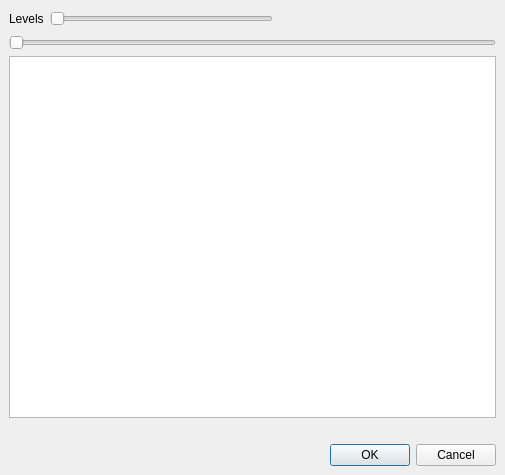
<?xml version="1.0" encoding="UTF-8"?>
<ui version="4.0">
 <class>artPosterizeDialog</class>
 <widget class="QDialog" name="artPosterizeDialog">
  <property name="geometry">
   <rect>
    <x>0</x>
    <y>0</y>
    <width>505</width>
    <height>475</height>
   </rect>
  </property>
  <property name="windowTitle">
   <string>Posterize</string>
  </property>
  <layout class="QGridLayout">
   <property name="leftMargin">
    <number>9</number>
   </property>
   <property name="topMargin">
    <number>9</number>
   </property>
   <property name="rightMargin">
    <number>9</number>
   </property>
   <property name="bottomMargin">
    <number>9</number>
   </property>
   <property name="spacing">
    <number>6</number>
   </property>
   <item row="5" column="0" colspan="4">
    <widget class="ADM_QSlider" name="horizontalSlider">
     <property name="orientation">
      <enum>Qt::Horizontal</enum>
     </property>
    </widget>
   </item>
   <item row="7" column="3">
    <spacer>
     <property name="orientation">
      <enum>Qt::Vertical</enum>
     </property>
     <property name="sizeType">
      <enum>QSizePolicy::Fixed</enum>
     </property>
     <property name="sizeHint" stdset="0">
      <size>
       <width>20</width>
       <height>20</height>
      </size>
     </property>
    </spacer>
   </item>
   <item row="6" column="0" colspan="4">
    <widget class="QGraphicsView" name="graphicsView"/>
   </item>
   <item row="8" column="0" colspan="4">
    <widget class="QDialogButtonBox" name="buttonBox">
     <property name="orientation">
      <enum>Qt::Horizontal</enum>
     </property>
     <property name="standardButtons">
      <set>QDialogButtonBox::Cancel|QDialogButtonBox::Ok</set>
     </property>
    </widget>
   </item>
   <item row="4" column="0">
    <layout class="QHBoxLayout" name="toolboxLayout"/>
   </item>
   <item row="2" column="0" rowspan="2" colspan="4">
    <layout class="QGridLayout" name="gridLayout">
     <item row="0" column="0">
      <widget class="QLabel" name="label">
       <property name="text">
        <string>Levels</string>
       </property>
      </widget>
     </item>
     <item row="0" column="2">
      <spacer>
       <property name="orientation">
        <enum>Qt::Horizontal</enum>
       </property>
       <property name="sizeHint" stdset="0">
        <size>
         <width>40</width>
         <height>20</height>
        </size>
       </property>
      </spacer>
     </item>
     <item row="0" column="1">
      <widget class="ADM_SliderIndicator" name="horizontalSliderLevels">
       <property name="minimum">
        <number>2</number>
       </property>
       <property name="maximum">
        <number>64</number>
       </property>
       <property name="pageStep">
        <number>20</number>
       </property>
       <property name="orientation">
        <enum>Qt::Horizontal</enum>
       </property>
      </widget>
     </item>
    </layout>
   </item>
  </layout>
 </widget>
 <customwidgets>
  <customwidget>
   <class>ADM_QSlider</class>
   <extends>QSlider</extends>
   <header>ADM_toolkitQt.h</header>
  </customwidget>
  <customwidget>
   <class>ADM_SliderIndicator</class>
   <extends>QSlider</extends>
   <header>ADM_toolkitQt.h</header>
  </customwidget>
 </customwidgets>
 <tabstops>
  <tabstop>horizontalSliderLevels</tabstop>
  <tabstop>horizontalSlider</tabstop>
  <tabstop>graphicsView</tabstop>
 </tabstops>
 <resources/>
 <connections>
  <connection>
   <sender>buttonBox</sender>
   <signal>accepted()</signal>
   <receiver>artPosterizeDialog</receiver>
   <slot>accept()</slot>
   <hints>
    <hint type="sourcelabel">
     <x>248</x>
     <y>254</y>
    </hint>
    <hint type="destinationlabel">
     <x>157</x>
     <y>274</y>
    </hint>
   </hints>
  </connection>
  <connection>
   <sender>buttonBox</sender>
   <signal>rejected()</signal>
   <receiver>artPosterizeDialog</receiver>
   <slot>reject()</slot>
   <hints>
    <hint type="sourcelabel">
     <x>316</x>
     <y>260</y>
    </hint>
    <hint type="destinationlabel">
     <x>286</x>
     <y>274</y>
    </hint>
   </hints>
  </connection>
 </connections>
</ui>
